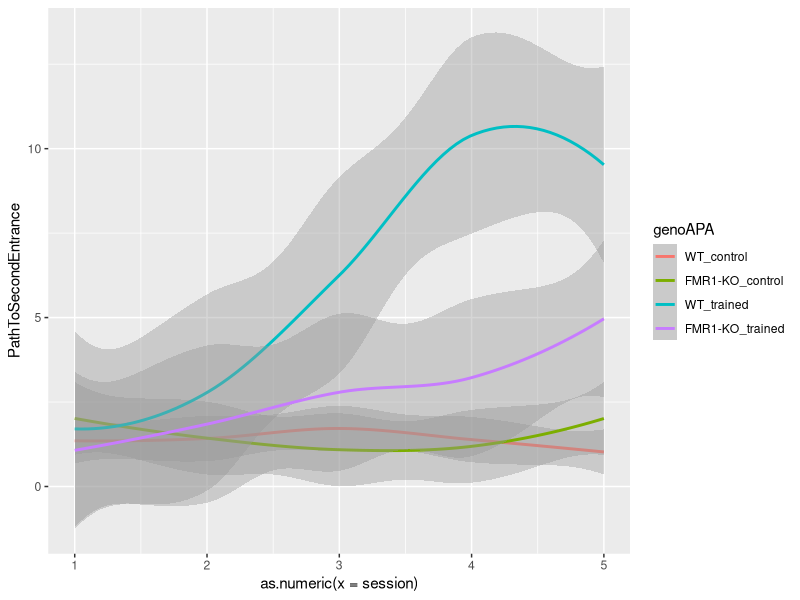
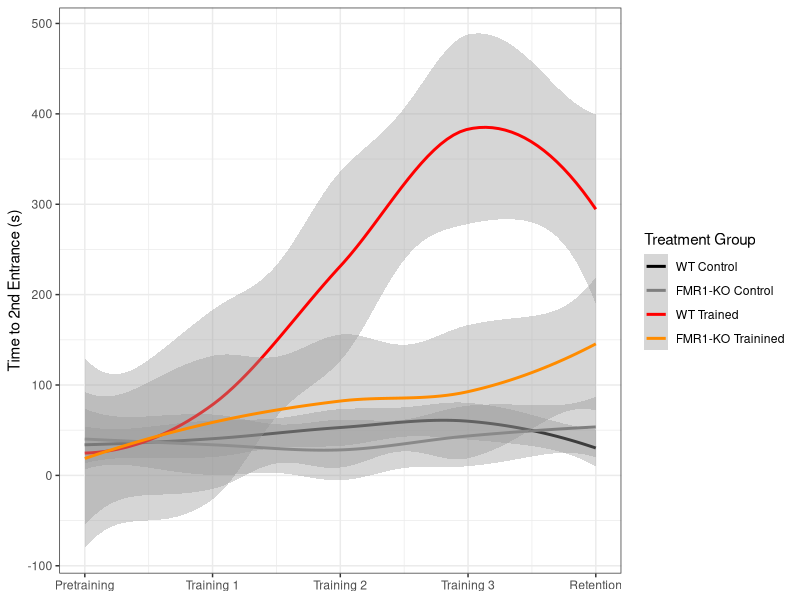
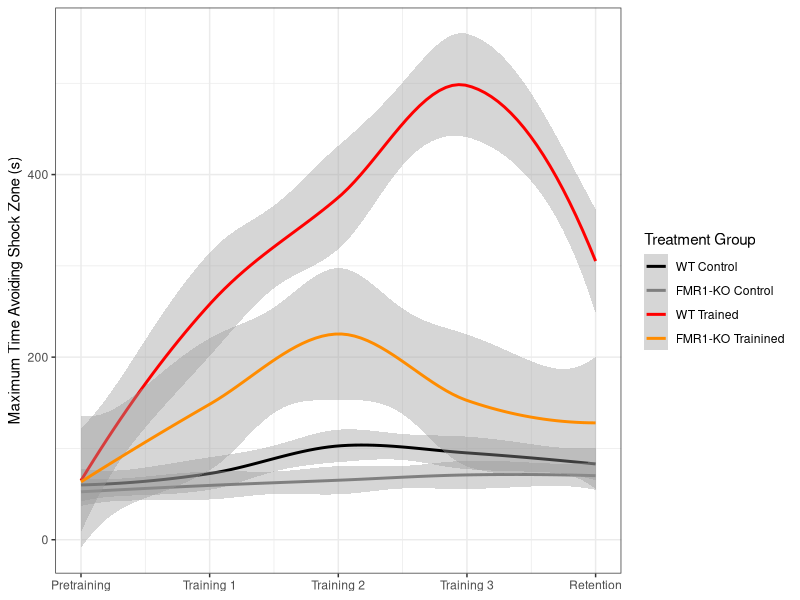
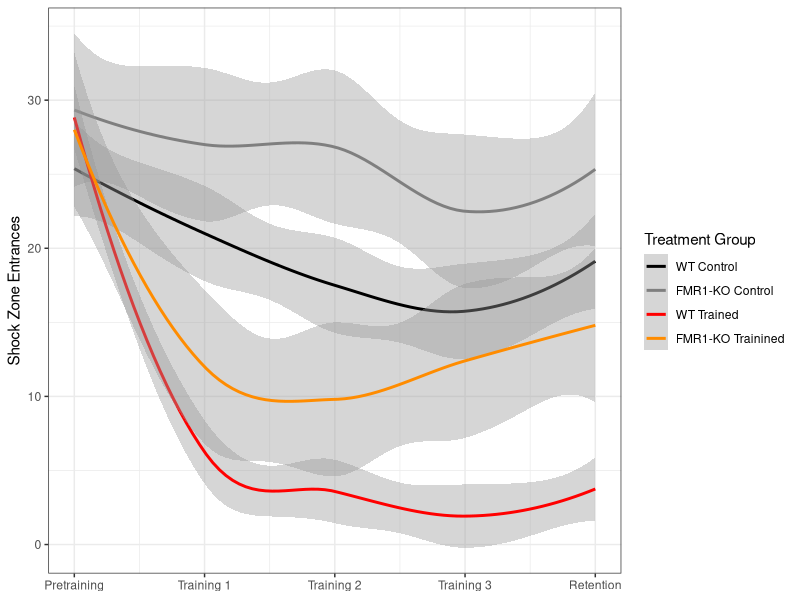
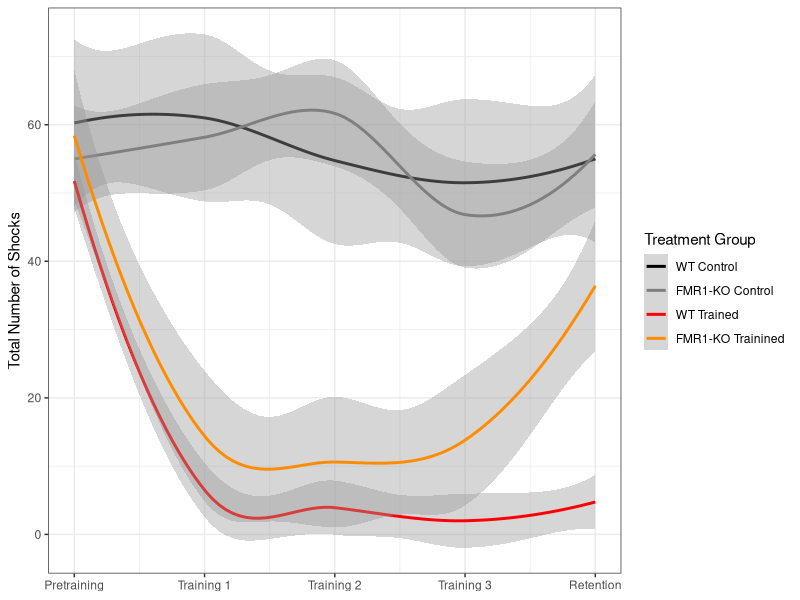
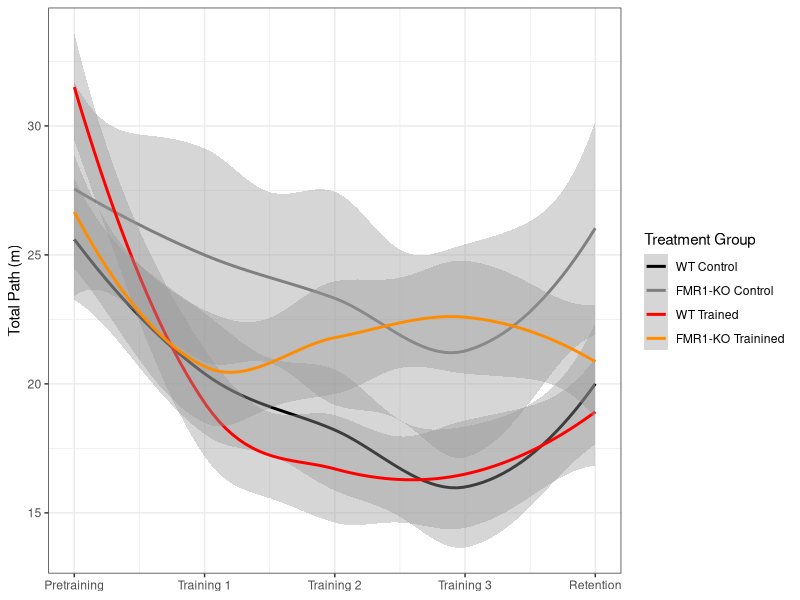
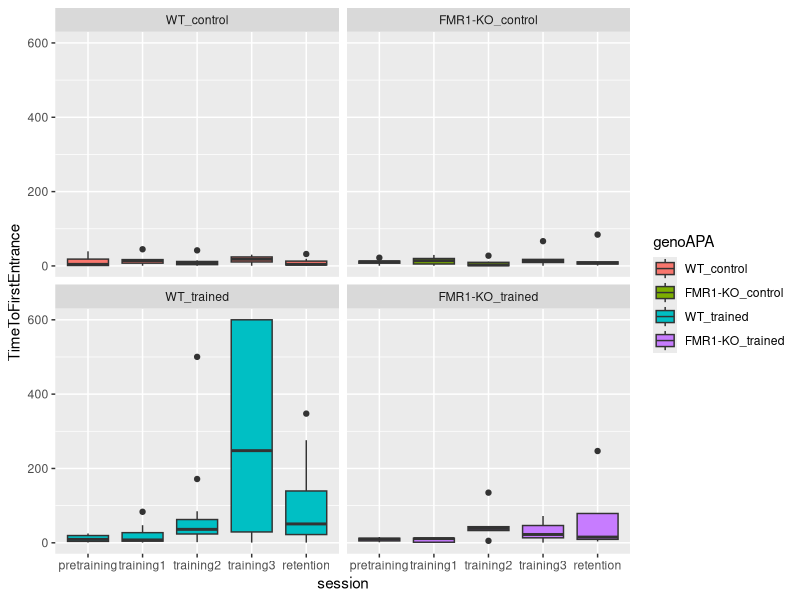
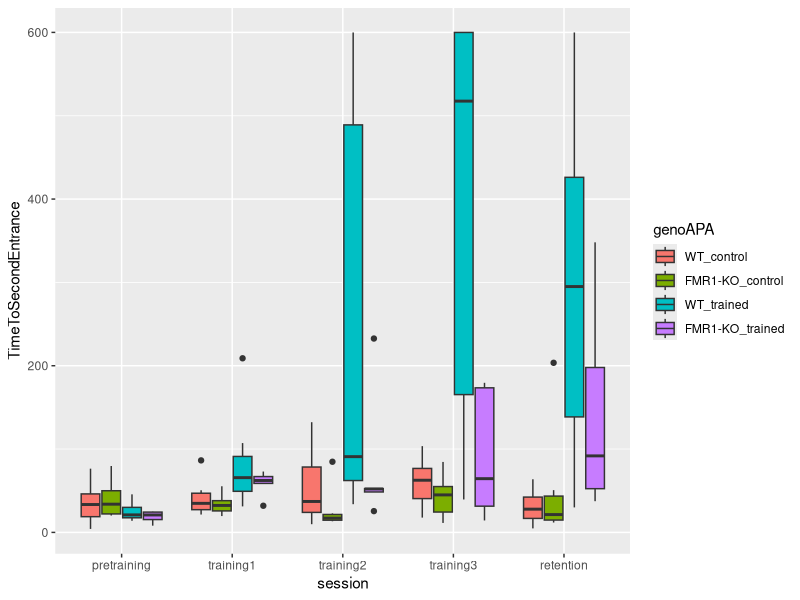

Here is the R script that generated these plots, in order:
# Part 1: Reading and analyzing beahvior and physiology data

## load libraries -----
library(dplyr) ## for filtering and selecting rows
library(plyr) ## for renmaing factors
library(ggplot2)

## wrangle the raw wt and fmr1 dataframes ----

## read the data 
setwd("~/Github/qPCR-mouse/Rayna/2013/data")
wt <- read.csv("01_WTbehavephys.csv", header=TRUE, stringsAsFactors = FALSE, na.strings = c("", "ND", "N/A"))
fmr1 <- read.csv("01_FMR1behavephys.csv", header=TRUE, stringsAsFactors = FALSE, na.strings = c("", "ND", "N/A"))

## fixing columns both fmr1 and wt are as equivilent as possible
wt$filename <- as.character(paste(wt$filename, wt$X, sep="_")) ## mgerge 2 columns 

## delete obsolete columns
wt$X <- NULL 
wt$X.1 <- NULL
fmr1$X <- NULL
wt$next. <- NULL
fmr1$next. <- NULL
fmr1$PopSpike.max........mV. <- NA  ## add column
fmr1$PospSpike.Probability <- NA  ## add column
fmr1 <- fmr1[-c(75:80), ] ## removing rows
names(wt)
names(fmr1)


## create ind column with a animal name that matches qpcr (e.g "FMR1 AB" or "BL 19")
wt$ind <- wt$filename
head(wt$ind)
wt$ind <- gsub("[[:blank:]]*bl", "BL", wt$ind) ##removed blank space then changes bl1... to BL 1...
wt$ind <- gsub("D[[:print:]]*", "", wt$ind) ## deletes the D (for Day) and everythign thereafter
wt$ind

fmr1$ind <- fmr1$filename
fmr1$ind <- gsub("RoomTrack_", "", fmr1$ind) ##remove RommTrack_"
fmr1$ind <- gsub("fmr1", "FMR1", fmr1$ind) ## changes to FMR1
fmr1$ind <- gsub("frm1", "FMR1", fmr1$ind) ## because one was typed wrong
fmr1$ind <- gsub("wildtype", "BL", fmr1$ind) ## that one wildtype sample name
fmr1$ind <- gsub("_[ptr][[:print:]]*", "", fmr1$ind) ##deletes the rest of the filename
fmr1$ind

## rename columns
names(wt)[3] <- "TotalTime"
names(wt)[4] <- "TotalPath"
names(wt)[5] <- "Entrances"
names(wt)[6] <- "TimeToFirstEntrance"
names(wt)[7] <- "PathToFirstEntrance"
names(wt)[8] <- "SpeedToFirstEntrance"
names(wt)[9] <- "EntrancePerDistance"
names(wt)[10] <- "TotalShocks"
names(wt)[11] <- "TimeToFirstShock"
names(wt)[12] <- "PathToFirstShock"
names(wt)[13] <- "Speed"
names(wt)[14] <- "SDofSpeed"
names(wt)[15] <- "LineArity"
names(wt)[16] <- "MaxAvoidTime"
names(wt)[17] <- "MaxAvoidPath"
names(wt)[18] <- "TimeToSecondEntrance"
names(wt)[19] <- "PathToSecondEntrance"
names(wt)[20] <- "SpeedToSecondEntranc"
names(wt)[21] <- "TimeTARG"
names(wt)[22] <- "pTimeTARG"
names(wt)[23] <- "pTimeCCW"
names(wt)[24] <- "pTimeOPP"
names(wt)[25] <- "pTimeCW"
names(wt)[26] <- "RayleigLength"
names(wt)[27] <- "RayleigAngle"
names(wt)[28] <- "PolarAveVal"
names(wt)[29] <- "PolarSdVal"
names(wt)[30] <- "PolarMinVal"
names(wt)[31] <- "PolarMinBin"
names(wt)[32] <- "MinLoBin"
names(wt)[33] <- "MinHiBin"
names(wt)[34] <- "PolarMaxVal"
names(wt)[35] <- "PolarMaxBin"
names(wt)[36] <- "MaxLoBin"
names(wt)[37] <- "MaxHiBin"
names(wt)[38] <- "AnnularMinVal"
names(wt)[39] <- "AnnularMinBin"
names(wt)[40] <- "AnnularMaxVal"
names(wt)[41] <- "AnnularMaxBin"
names(wt)[42] <- "AnnularAvg"
names(wt)[43] <- "AnnularSD"
names(wt)[44] <- "AnnularSkewnes"
names(wt)[45] <- "AnnularKurtosis"
names(wt)[46] <- "ind_bad"
names(wt)[47] <- "genotype_bad"
names(wt)[48] <- "APA"
names(wt)[49] <- "TotalLocomotorActivity"
names(wt)[50] <- "LastLocomotorActivity"
names(wt)[51] <- "TotalPunishment"
names(wt)[53] <- "LastPunishment"
names(wt)[54] <- "LastTotalEntrances"
names(wt)[55] <- "T1Retention"
names(wt)[56] <- "T2Retention"
names(wt)[57] <- "IO_Max"
names(wt)[58] <- "LTP_Baseline"
names(wt)[59] <- "LTP_Baseline_SD"
names(wt) # check all good

## do same for fmr1
names(fmr1)[3] <- "TotalTime"
names(fmr1)[4] <- "TotalPath"
names(fmr1)[5] <- "Entrances"
names(fmr1)[6] <- "TimeToFirstEntrance"
names(fmr1)[7] <- "PathToFirstEntrance"
names(fmr1)[8] <- "SpeedToFirstEntrance"
names(fmr1)[9] <- "EntrancePerDistance"
names(fmr1)[10] <- "TotalShocks"
names(fmr1)[11] <- "TimeToFirstShock"
names(fmr1)[12] <- "PathToFirstShock"
names(fmr1)[13] <- "Speed"
names(fmr1)[14] <- "SDofSpeed"
names(fmr1)[15] <- "LineArity"
names(fmr1)[16] <- "MaxAvoidTime"
names(fmr1)[17] <- "MaxAvoidPath"
names(fmr1)[18] <- "TimeToSecondEntrance"
names(fmr1)[19] <- "PathToSecondEntrance"
names(fmr1)[20] <- "SpeedToSecondEntranc"
names(fmr1)[21] <- "TimeTARG"
names(fmr1)[22] <- "pTimeTARG"
names(fmr1)[23] <- "pTimeCCW"
names(fmr1)[24] <- "pTimeOPP"
names(fmr1)[25] <- "pTimeCW"
names(fmr1)[26] <- "RayleigLength"
names(fmr1)[27] <- "RayleigAngle"
names(fmr1)[28] <- "PolarAveVal"
names(fmr1)[29] <- "PolarSdVal"
names(fmr1)[30] <- "PolarMinVal"
names(fmr1)[31] <- "PolarMinBin"
names(fmr1)[32] <- "MinLoBin"
names(fmr1)[33] <- "MinHiBin"
names(fmr1)[34] <- "PolarMaxVal"
names(fmr1)[35] <- "PolarMaxBin"
names(fmr1)[36] <- "MaxLoBin"
names(fmr1)[37] <- "MaxHiBin"
names(fmr1)[38] <- "AnnularMinVal"
names(fmr1)[39] <- "AnnularMinBin"
names(fmr1)[40] <- "AnnularMaxVal"
names(fmr1)[41] <- "AnnularMaxBin"
names(fmr1)[42] <- "AnnularAvg"
names(fmr1)[43] <- "AnnularSD"
names(fmr1)[44] <- "AnnularSkewnes"
names(fmr1)[45] <- "AnnularKurtosis"
names(fmr1)[46] <- "ind_bad"
names(fmr1)[47] <- "genotype_bad"
names(fmr1)[48] <- "APA"
names(fmr1)[49] <- "TotalLocomotorActivity"
names(fmr1)[50] <- "LastLocomotorActivity"
names(fmr1)[51] <- "TotalPunishment"
names(fmr1)[53] <- "LastPunishment"
names(fmr1)[54] <- "LastTotalEntrances"
names(fmr1)[55] <- "T1Retention"
names(fmr1)[56] <- "T2Retention"
names(fmr1)[57] <- "IO_Max"
names(fmr1)[58] <- "LTP_Baseline"
names(fmr1)[59] <- "LTP_Baseline_SD"

## add columns genotype (easier for wt df than for fmr1 df)
wt$genotype <- as.factor("WT")
fmr1$genotype <- ifelse(grepl("fmr1|frm1",fmr1$filename),'FMR1-KO','WT')
fmr1$genotype <- as.factor(fmr1$genotype)

## binding, clearning, filtering, renaming, adding conditions ----

wtfmr1 <- rbind(wt, fmr1) ## combine the datasets into one
wtfmr1 <- filter(wtfmr1, grepl("Room", filename)) ## remove non-data rows
str(wtfmr1)

## making strings factors
wtfmr1$APA <- as.factor(wtfmr1$APA)  

## making a bunch of columns numeric
wtfmr1[, c(3:35)] <- sapply(wtfmr1[, c(3:35)], as.numeric)
str(wtfmr1)



## add column session with APA information
wtfmr1$session <- ifelse(grepl("pretraining|pretrain|Hab", wtfmr1$filename), "pretraining", 
                     ifelse(grepl("training1|Train1", wtfmr1$filename), "training1",
                            ifelse(grepl("training2|Train2", wtfmr1$filename), "training2",
                                   ifelse(grepl("training3|Train3", wtfmr1$filename), "training3",
                                          ifelse(grepl("retention|reten|Retest", wtfmr1$filename), "retention", "NA")))))
wtfmr1$session  ## check that all names good with no NAs                                 
wtfmr1$session <- as.factor(wtfmr1$session)  
wtfmr1$session <- factor(wtfmr1$session, levels = c("pretraining", "training1", "training2", "training3", "retention"))


## separate out the summary columns and clean up / wrangle ----
summary <- filter(wtfmr1, session == "retention")
summary <- summary[c(60:61,48,62,49:59,1)] #select and reorder columns, so animal first
names(summary)
str(summary)

## rename APA to match qpcr data
summary$APA <- revalue(summary$APA, c("untrained" = "control")) 
summary$APA <- factor(summary$APA, levels = c("control", "trained"))


## making a bunch of columns numeric
summary$IO_Max <- gsub("%", "", summary$IO_Max) #remove the percent sign
summary[, c(5:15)] <- sapply(summary[, c(5:15)], as.numeric)


## improve indiviual session dataframe ----
str(wtfmr1)
wtfmr1 <- wtfmr1[c(60:61,62,1:45)]  # removes summary columns

##create APA dataframe to add APA to wtfrm1
APA <-  summary[c(1:3)] 
wtfmr1 <- left_join(wtfmr1,APA) 
wtfmr1 <- wtfmr1[c(1:2,49,3:48)]  # removes summary columns
wtfmr1$APA <- factor(wtfmr1$APA, levels = c("control", "trained"))

## create one level column for genotype*APA
wtfmr1$genoAPA <- wtfmr1$genoAPA <- as.factor(paste(wtfmr1$genotype,wtfmr1$APA, sep="_"))
wtfmr1$genoAPA <- factor(wtfmr1$genoAPA, levels = c("WT_control", "FMR1-KO_control", "WT_trained", "FMR1-KO_trained"))
wtfmr1$genoAPA

## create one level column for genotype*APA but numbered as 1, 2, 3, 4
wtfmr1$genoAPAnum <- ifelse(grepl("WT_control", wtfmr1$genoAPA), "1", 
                         ifelse(grepl("WT_trained", wtfmr1$genoAPA), "2",
                                ifelse(grepl("FMR1-KO_control", wtfmr1$genoAPA), "3",
                                       ifelse(grepl("FMR1-KO_trained", wtfmr1$genoAPA), "4", "NA"))))

wtfmr1$genoAPAnum  ## check that all names good with no NAs                                 
wtfmr1$genoAPAnum <- as.numeric(wtfmr1$genoAPAnum) 


head(wtfmr1)
head(summary)


###  graphs!!! -----
FentonPalette <- c('black','grey50','red','darkorange')

## FAVORITE!!
ggplot(data=wtfmr1, aes(as.numeric(x=session), y=PathToSecondEntrance, color=genoAPA)) +
  stat_smooth() 

## FAVORITE!! Time to 2nd entrance
ggplot(data=wtfmr1, aes(as.numeric(x=session), y=TimeToSecondEntrance, color=genoAPA)) +
  stat_smooth() +
  scale_y_continuous(name="Time to 2nd Entrance (s)") + 
  scale_x_continuous(name =NULL, 
                     labels=c("1" = "Pretraining", "2" = "Training 1", 
                              "3" = "Training 2", "4" = "Training 3", "5" = "Retention")) +
  scale_colour_manual(values=FentonPalette, name="Treatment Group",
                      labels=c("WT Control", "FMR1-KO Control", "WT Trained", "FMR1-KO Trainined")) +
  theme_bw()

ggplot(data=wtfmr1, aes(as.numeric(x=session), y=MaxAvoidTime, color=genoAPA)) +
  stat_smooth() +
  scale_y_continuous(name="Maximum Time Avoiding Shock Zone (s)") + 
  scale_x_continuous(name =NULL, 
                     labels=c("1" = "Pretraining", "2" = "Training 1", 
                              "3" = "Training 2", "4" = "Training 3", "5" = "Retention")) +
  scale_colour_manual(values=FentonPalette, name="Treatment Group",
                      labels=c("WT Control", "FMR1-KO Control", "WT Trained", "FMR1-KO Trainined")) +
  theme_bw()
  
ggplot(data=wtfmr1, aes(as.numeric(x=session), y=Entrances, color=genoAPA)) +
  stat_smooth() +
  scale_y_continuous(name="Shock Zone Entrances") + 
  scale_x_continuous(name =NULL, 
                     labels=c("1" = "Pretraining", "2" = "Training 1", 
                              "3" = "Training 2", "4" = "Training 3", "5" = "Retention")) +
  scale_colour_manual(values=FentonPalette, name="Treatment Group",
                      labels=c("WT Control", "FMR1-KO Control", "WT Trained", "FMR1-KO Trainined")) +
  theme_bw()

ggplot(data=wtfmr1, aes(as.numeric(x=session), y=TotalShocks, color=genoAPA)) +
  stat_smooth() +
  scale_y_continuous(name="Total Number of Shocks") + 
  scale_x_continuous(name =NULL, 
                     labels=c("1" = "Pretraining", "2" = "Training 1", 
                              "3" = "Training 2", "4" = "Training 3", "5" = "Retention")) +
  scale_colour_manual(values=FentonPalette, name="Treatment Group",
                      labels=c("WT Control", "FMR1-KO Control", "WT Trained", "FMR1-KO Trainined")) +
  theme_bw()

ggplot(data=wtfmr1, aes(as.numeric(x=session), y=TotalPath, color=genoAPA)) +
  stat_smooth() +
  scale_y_continuous(name="Total Path (m)") + 
  scale_x_continuous(name =NULL, 
                     labels=c("1" = "Pretraining", "2" = "Training 1", 
                              "3" = "Training 2", "4" = "Training 3", "5" = "Retention")) +
  scale_colour_manual(values=FentonPalette, name="Treatment Group",
                      labels=c("WT Control", "FMR1-KO Control", "WT Trained", "FMR1-KO Trainined")) +
  theme_bw()




## simple box plot faceted by genotype colored by genotype
ggplot(data = wtfmr1, aes(x = session, y = TimeToFirstEntrance, fill=genoAPA)) +
  geom_boxplot() + facet_wrap( ~ genoAPA)
## simple box plot colored by genotype
ggplot(data = wtfmr1, aes(x = session, y = TimeToSecondEntrance, by=genoAPA, fill=genoAPA)) +
  geom_boxplot()
## line plots for every individual shown individually
ggplot(data=wtfmr1, aes(as.numeric(x=session), y=PathToSecondEntrance, by=ind, color=genoAPA)) +
  geom_line() + facet_wrap( ~ ind)
## line plots for every individual shown by group
ggplot(data=wtfmr1, aes(as.numeric(x=session), y=TimeToSecondEntrance, by=ind, color=genoAPA)) +
  geom_line() + facet_wrap( ~ genoAPA)
## line plots for every individual shown by group colored by individual
ggplot(data=wtfmr1, aes(as.numeric(x=session), y=PathToSecondEntrance, by=ind, color=ind)) +
  geom_line() + facet_wrap(~ genoAPA) 

## some modeling
lm1 = lm(data=wtfmr1, TimeToSecondEntrance~genoAPA+session+genoAPA:session)
summary(lm1)
xtabs(data=wtfmr1, ~genoAPA+session)
anova(lm1)


